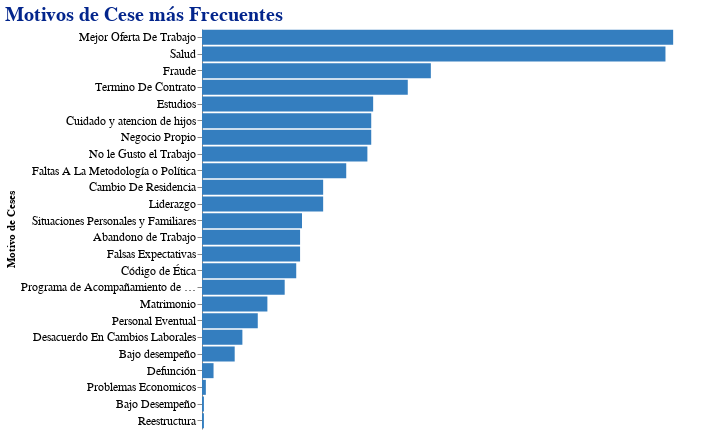

Notebook cell for this chart:
### Code cell
motivos = cesados.groupby(
            by = 'MOTIVO_CESE', as_index = False
        ).agg(
            cesados = ('CODIGO', 'count'))

alt.Chart(motivos).mark_bar(color = '#347EBF').encode(
            y = alt.Y(
                'MOTIVO_CESE',
                sort = '-x',
                title = 'Motivo de Ceses'),
            x = alt.X(
                'cesados',
                title = None,
                axis = None)
        ).properties(
            title = 'Motivos de Cese más Frecuentes',
            width = 500,
            height = 400
        ).configure_view(
            strokeWidth = 0
        ).configure_axis(
            labelFontSize = 12,
            labelAngle = 0
        ).configure_title(
            fontSize = 20,
            font = 'Arial',
            color = '#03258C',
            anchor = 'start')

### Figure 1 — Vega-Lite specification as saved in the notebook (floating-point values rounded to 4 significant figures)
{"config": {"view": {"continuousWidth": 400, "continuousHeight": 300, "strokeWidth": 0}, "axis": {"labelAngle": 0, "labelFontSize": 12}, "title": {"anchor": "start", "color": "#03258C", "font": "Arial", "fontSize": 20}}, "data": {"name": "data-1bcc059f0f5e50f622b001dabd21d61e"}, "mark": {"type": "bar", "color": "#347EBF"}, "encoding": {"x": {"axis": null, "field": "cesados", "title": null, "type": "quantitative"}, "y": {"field": "MOTIVO_CESE", "sort": "-x", "title": "Motivo de Ceses", "type": "nominal"}}, "height": 400, "title": "Motivos de Cese más Frecuentes", "width": 500, "$schema": "https://vega.github.io/schema/vega-lite/v4.17.0.json", "datasets": {"data-1bcc059f0f5e50f622b001dabd21d61e": [{"MOTIVO_CESE": "Abandono de Trabajo", "cesados": 51}, {"MOTIVO_CESE": "Bajo Desempeño", "cesados": 1}, {"MOTIVO_CESE": "Bajo desempeño", "cesados": 17}, {"MOTIVO_CESE": "Cambio De Residencia", "cesados": 63}, {"MOTIVO_CESE": "Cuidado y atencion de hijos", "cesados": 88}, {"MOTIVO_CESE": "Código de Ética", "cesados": 49}, {"MOTIVO_CESE": "Defunción", "cesados": 6}, {"MOTIVO_CESE": "Desacuerdo En Cambios Laborales", "cesados": 21}, {"MOTIVO_CESE": "Estudios", "cesados": 89}, {"MOTIVO_CESE": "Falsas Expectativas", "cesados": 51}, {"MOTIVO_CESE": "Faltas A La Metodología o Política", "cesados": 75}, {"MOTIVO_CESE": "Fraude", "cesados": 119}, {"MOTIVO_CESE": "Liderazgo", "cesados": 63}, {"MOTIVO_CESE": "Matrimonio", "cesados": 34}, {"MOTIVO_CESE": "Mejor Oferta De Trabajo", "cesados": 245}, {"MOTIVO_CESE": "Negocio Propio", "cesados": 88}, {"MOTIVO_CESE": "No le Gusto el Trabajo", "cesados": 86}, {"MOTIVO_CESE": "Personal Eventual", "cesados": 29}, {"MOTIVO_CESE": "Problemas Economicos", "cesados": 2}, {"MOTIVO_CESE": "Programa de Acompañamiento de Mejora", "cesados": 43}, {"MOTIVO_CESE": "Reestructura", "cesados": 1}, {"MOTIVO_CESE": "Salud", "cesados": 241}, {"MOTIVO_CESE": "Situaciones Personales y Familiares", "cesados": 52}, {"MOTIVO_CESE": "Termino De Contrato", "cesados": 107}]}}
